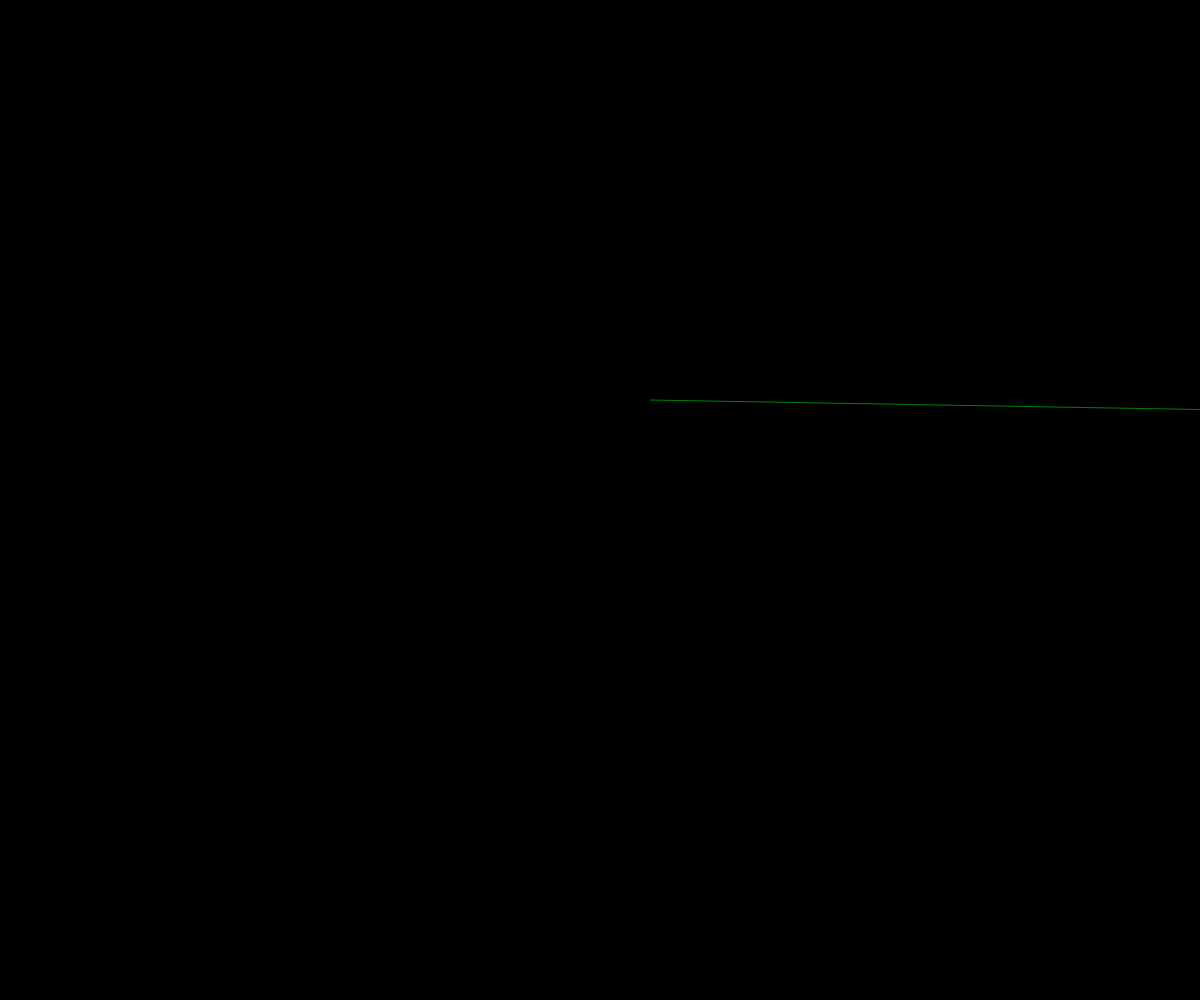
Frame 1 (no input)
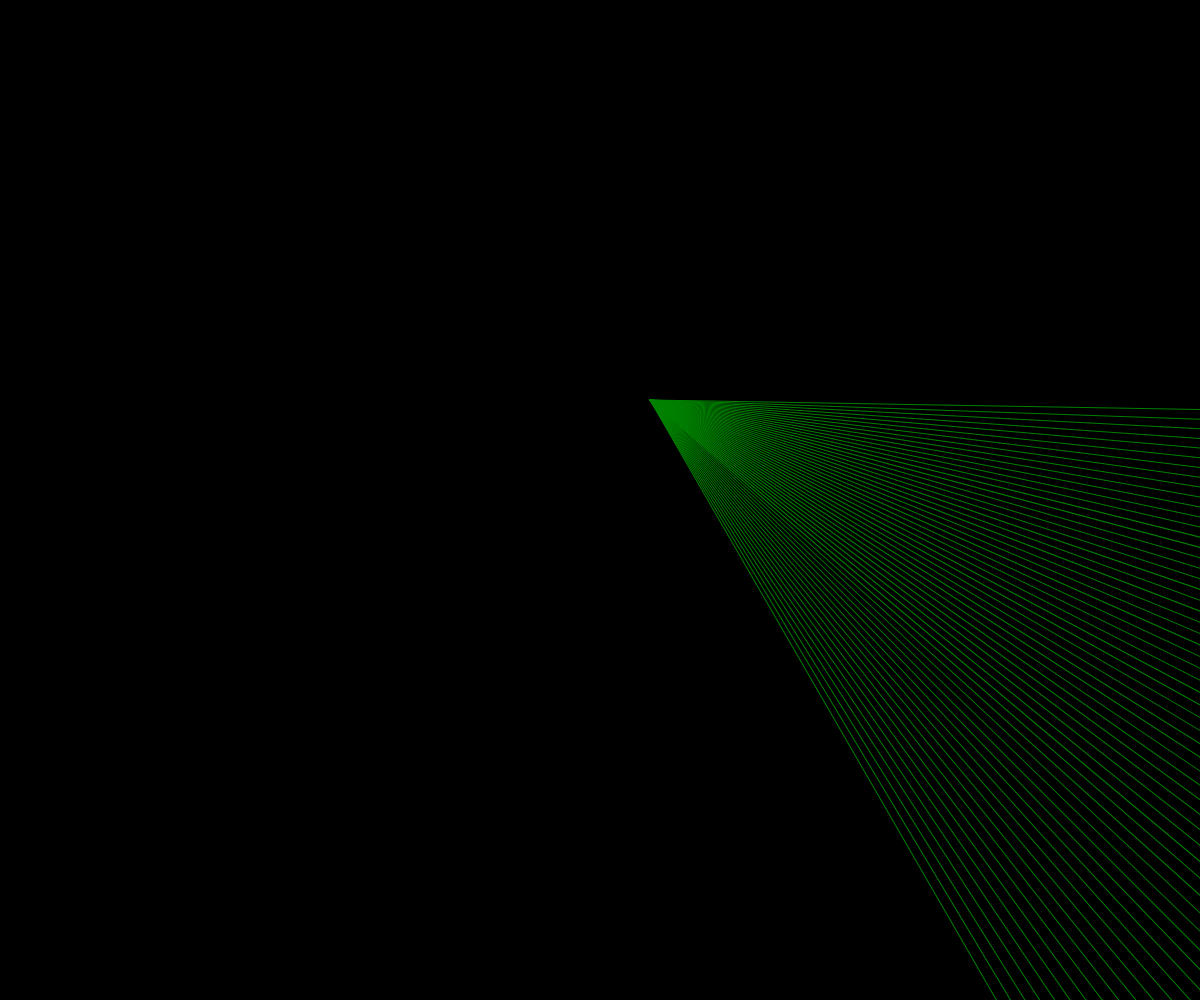
Frame 60 (no input)
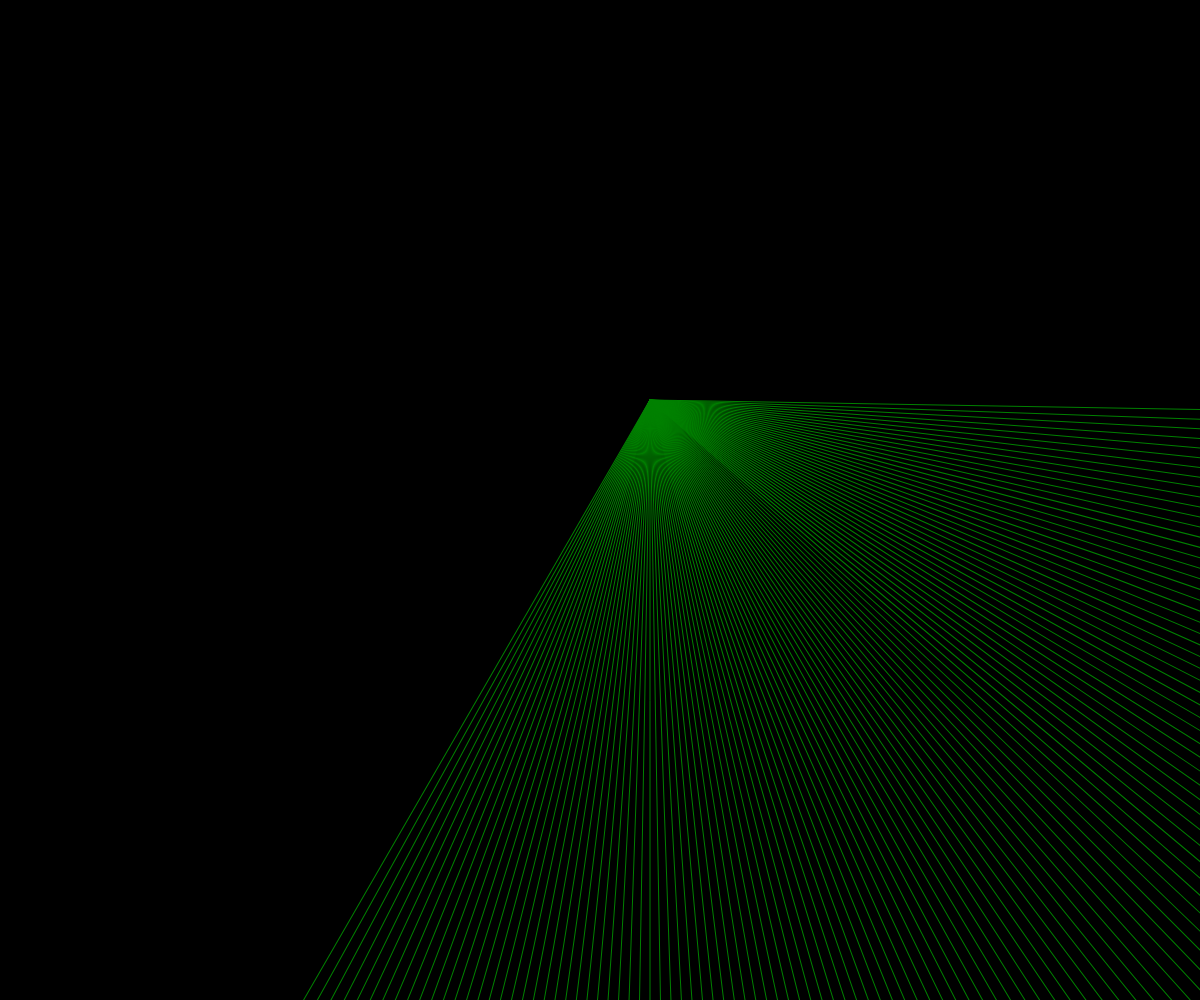
Frame 120 (the mouse pressed at the canvas centre since frame 60)

The p5.js sketch that drew these frames (run headless with seeded random() and noise() and a simulated clock; from frame 60 on, the mouse is pressed at the canvas centre):

// p5.js sketch
// ── sketch.js
let x = 650;
let y = 400;

function setup() {
  createCanvas(windowWidth, windowHeight);
  background(0);
  angleMode(DEGREES);
  frameRate(60);
}

function draw() {
  translate(x, y);
  rotate(frameCount);
  noFill();
  stroke("green");
  line(0, 0, width, 0);

  if (frameCount === 360) {
    x = x - frameCount / 40;
  }
  if (frameCount === 1080) {
    noLoop();
  }
}
